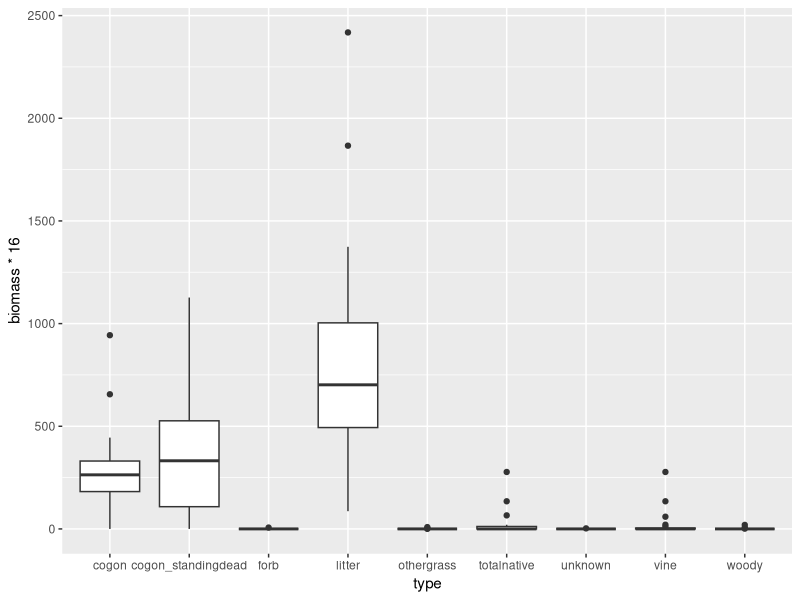
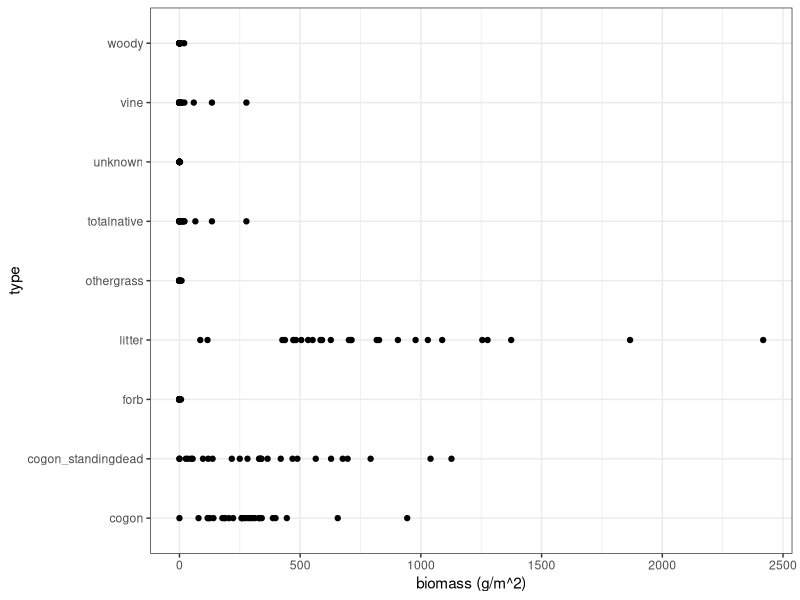
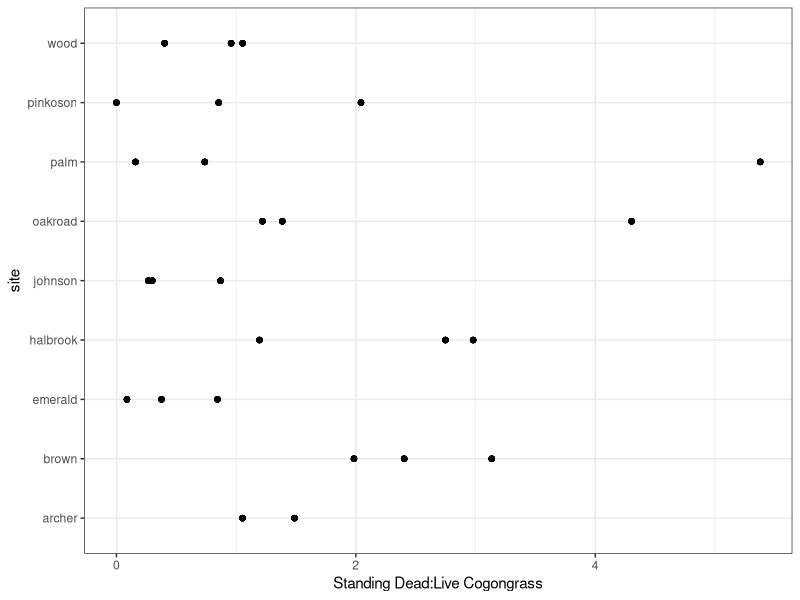
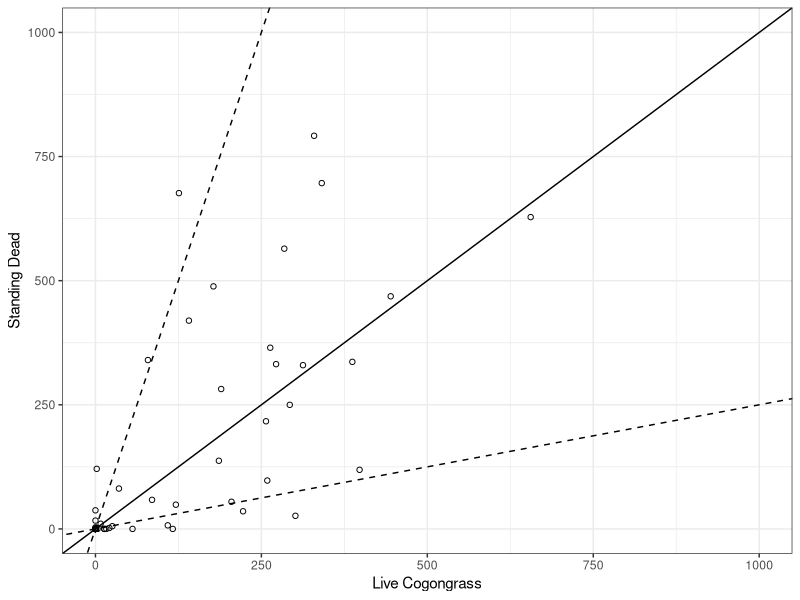
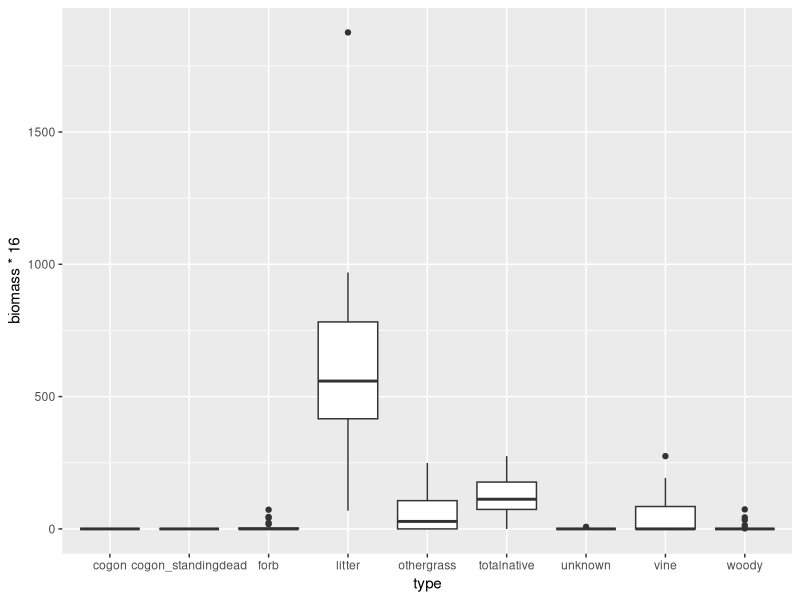
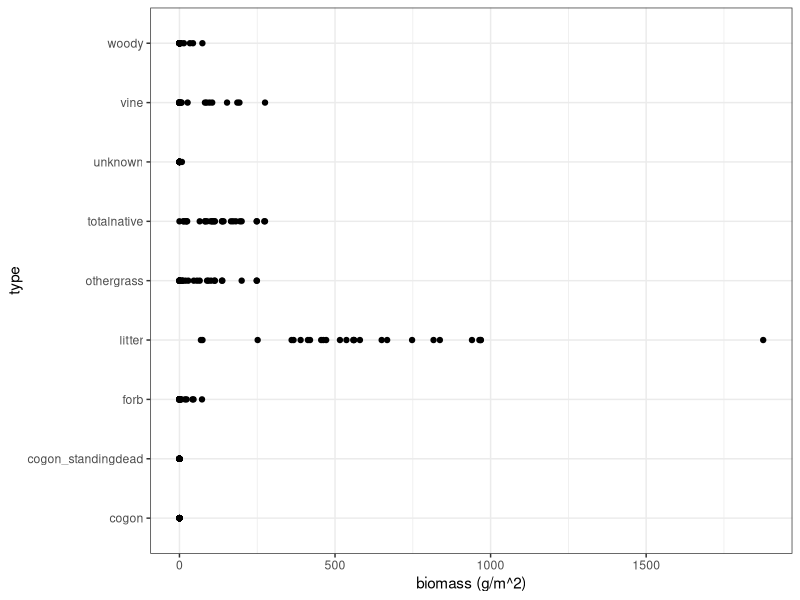
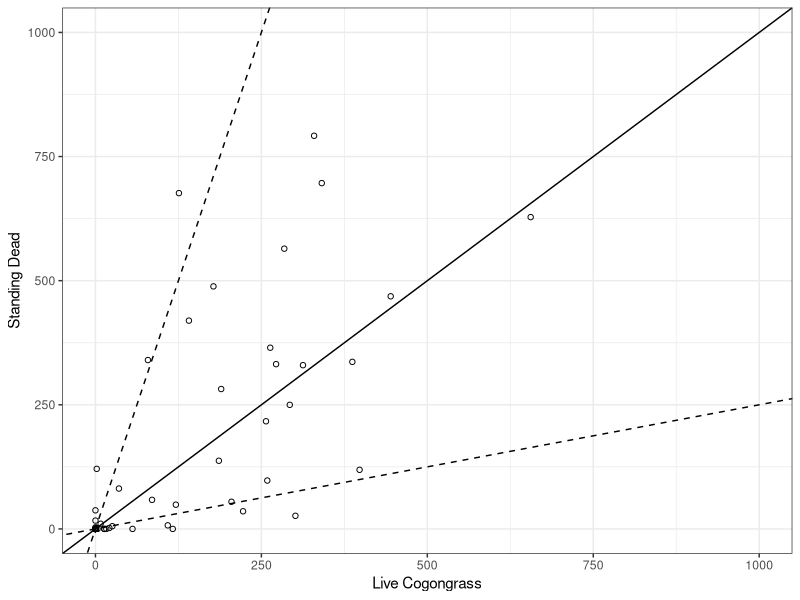

Write the R code that produced these figures, in order.
# Gradient Site Data

library(readr); library(readxl)
library(dplyr); library(tidyr)
library(ggplot2)

# read in data
biomass <- read_excel("data/gradient-sites/Biomass_July2015_FINAL.xlsx")
# Collected biomass of all plants (live and standing dead) plus litter within the confines of one 0.25 x 0.25 m quadrat per plot. Vines whose leaves projected areally over the quadrats were collected even if they were not rooted in the quadrat. For all other species, we made an effort to only collected aboveground biomass from plants rooted in the plot.
str(biomass)
biomass$avetillerlength <- as.numeric(biomass$avetillerlength)
summary(biomass)
# cogon: green, live
# cogon_standingdead: rooted in plot, but dead/senesced >60% of tiller)
biomass <- biomass %>% mutate(dead_live_ratio = cogon_standingdead/cogon)


uninvaded <- filter(biomass, trt == "UN")
uninvaded <- gather(uninvaded, type, biomass, cogon:unknown)

cogon_sites <- filter(biomass, trt == "REF")
summary(cogon_sites)
# rearrange data
cogon_sites <- gather(cogon_sites, type, biomass, cogon:unknown)
# ?gather
summary(cogon_sites)

cogon_data_plot <- ggplot(cogon_sites)
cogon_data_plot +
      geom_boxplot(aes (x = type, y = biomass*16))
cogon_data_plot +
      geom_point(aes(x = biomass*16, y = type)) +
      xlab("biomass (g/m^2)") +
      ylab("type") +
      theme_bw()

# ratio of standing dead to live cogon grass
cogon_data_plot +
      geom_point(aes(x = dead_live_ratio, y = site)) +

      xlab("Standing Dead:Live Cogongrass") +
      ylab("site") +
      theme_bw()

ggplot(biomass, aes(x = cogon*16, y = cogon_standingdead*16)) +
      geom_point(shape = 1) +
      scale_x_continuous(limits = c(0,1000)) +
      scale_y_continuous(limits = c(0,1000)) +
      geom_abline(slope = 1, intercept = 0) +
      geom_abline(slope = .25, intercept = 0, linetype = "dashed") +
      geom_abline(slope = 4, intercept = 0, linetype = "dashed") +
      xlab("Live Cogongrass") +
      ylab("Standing Dead") +
      theme_bw()

ggsave("images/cogondeadlive.png", width = 6, height = 6, dpi = 600)

# Uninvaded  Plots
uninvaded_plot <- ggplot(uninvaded)
uninvaded_plot +
      geom_boxplot(aes (x = type, y = biomass*16))
uninvaded_plot +
      geom_point(aes(x = biomass*16, y = type)) +
      xlab("biomass (g/m^2)") +
      ylab("type") +
      theme_bw()


